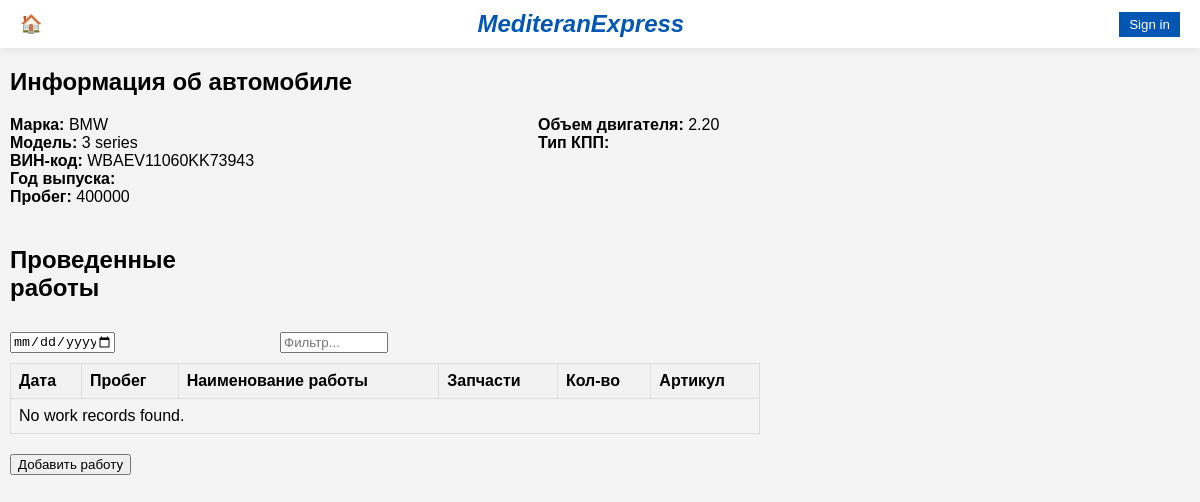
The app's page /autopark/car/WBAEV11060KK73943/ with its own data.
### main/models.py (models this page shows, shortened)
class Car(models.Model):
    STATUS_CHOICES = [
        ('Исправен на линии', 'Исправен на линии'),
        ('Неисправен на линии', 'Неисправен на линии'),
        ('В ремонте', 'В ремонте'),
        ('Утиль', 'Утиль'),
    ]
    brand = models.CharField(max_length=100)  # Марка автомобиля
    model = models.CharField(max_length=100)  # Модель автомобиля
    vin_code = models.CharField(max_length=17, unique=True, primary_key=True)  # Вин-код
    engine_number = models.CharField(max_length=100)  # Номер двигателя
    engine_volume = models.DecimalField(max_digits=5, decimal_places=2)  # Объем двигателя
    year_of_manufacture = models.IntegerField()  # Год выпуска
    mileage = models.IntegerField(default=0)  # Пробег
    gearbox_type = models.CharField(max_length=50)  # Вид КПП
    state_number = models.CharField(max_length=20)  # Госномер
    status = models.CharField(max_length=50)  # Статус

### main/views.py (the view)
# urls.py: path('autopark/car/<str:vin_code>/', views.car_detail, name='car_detail'),
def car_detail(request, vin_code):
    car = get_object_or_404(Car, vin_code=vin_code)
    vin_code_table = f"work_{vin_code.replace('-', '_')}"
    with connection.cursor() as cursor:
        cursor.execute(f"SELECT date, mileage, work_name, used_parts, quantity, article FROM {vin_code_table}")
        work_records = cursor.fetchall()
    context = {
        'car': car,
        'works': work_records,  # Передаем работы в шаблон
    }
    return render(request, 'main/car_detail.html', context)

### main/templates/main/car_detail.html (shortened to what this page needs)
{% extends 'main/base.html' %}
{% block content %}
<div class="container">
    <div class="car-info">
        <h2>Информация об автомобиле</h2>
        <div class="car-details">
            <div class="car-detail">
                <strong>Марка:</strong> {{ car.brand }}<br>
                <strong>Модель:</strong> {{ car.model }}<br>
                <strong>ВИН-код:</strong> {{ car.vin_code }}<br>
                <strong>Год выпуска:</strong> {{ car.year }}<br>
                <strong>Пробег:</strong> {{ car.mileage }}<br>
            </div>
            <div class="car-detail">
                <strong>Объем двигателя:</strong> {{ car.engine_volume }}<br>
                <strong>Тип КПП:</strong> {{ car.transmission_type }}<br>
            </div>
        </div>
    </div>
    <div class="work-table-container">
        <h2>Проведенные работы</h2>
        <div class="filters-grid">
            <div class="filter-date">
                <input type="date" id="dateFilter" onkeyup="filterByDate()">
            </div>
            <div class="filter-work">
                <input type="text" id="workFilter" placeholder="Фильтр..." onkeyup="filterWorks()">
            </div>
        </div>
        <table id="workTable" class="work-table">
            <thead>
                <tr>
                    <th onclick="sortTable(0)">Дата</th>
                    <th onclick="sortTable(1)">Пробег</th>
                    <th onclick="sortTable(2)">Наименование работы</th>
                    <th>Запчасти</th>
                    <th>Кол-во</th>
                    <th>Артикул</th>
                </tr>
            </thead>
            <tbody>
                {% for work in works %}
                    <tr>
                        <td>{{ work.0 }}</td>
                        <td>{{ work.1 }}</td>
                        <td>{{ work.2 }}</td>
                        <td>{{ work.3 }}</td>
                        <td>{{ work.4 }}</td>
                        <td>{{ work.5 }}</td>
                    </tr>
                {% empty %}
                    <tr>
                        <td colspan="6">No work records found.</td>
                    </tr>
                {% endfor %}
            </tbody>
        </table>
    </div>
    <button id="openAddWorkPopupButton">Добавить работу</button>
</div>
{% endblock %}

### static/css/styles.css (style rules this page uses)
body { font-family: Arial, sans-serif; background-color: #f4f4f9; }

### main/templates/main/base.html (style rules this page uses)
body { font-family: Arial, sans-serif; margin: 0; padding: 0; background-color: #f4f4f4; }

### main/templates/main/car_detail.html (style rules this page uses)
.container { width: 80%; margin: 10px; }
.car-info { margin-bottom: 20px; }
.car-details { display: flex; justify-content: space-between; }
.car-detail { width: 45%; }
.work-table-container { margin-top: 20px; width: 60%; display: grid; grid-template-columns: 150px 100px 100px 150px 100px 100px; gap: 10px; margin-bottom: 20px; }
.work-table { width: 100%; border-collapse: collapse; }
.work-table th, .work-table td { border: 1px solid #ddd; padding: 8px; text-align: left; }
.work-table th { cursor: pointer; background-color: #f2f2f2; }
.filters-grid { display: contents; }
.filter-date { grid-column: 1 / 2; }
.filter-work { grid-column: 3 / 4; }
#dateFilter { width: 70%; box-sizing: border-box; }
#workFilter { width: 100%; box-sizing: content-box; margin-left: 0px; }
.work-table { grid-column: 1 / -1; }

### records on screen
Car: brand "BMW", model "3 series", vin_code "WBAEV11060KK73943", mileage "400000", engine_volume "2.20"
